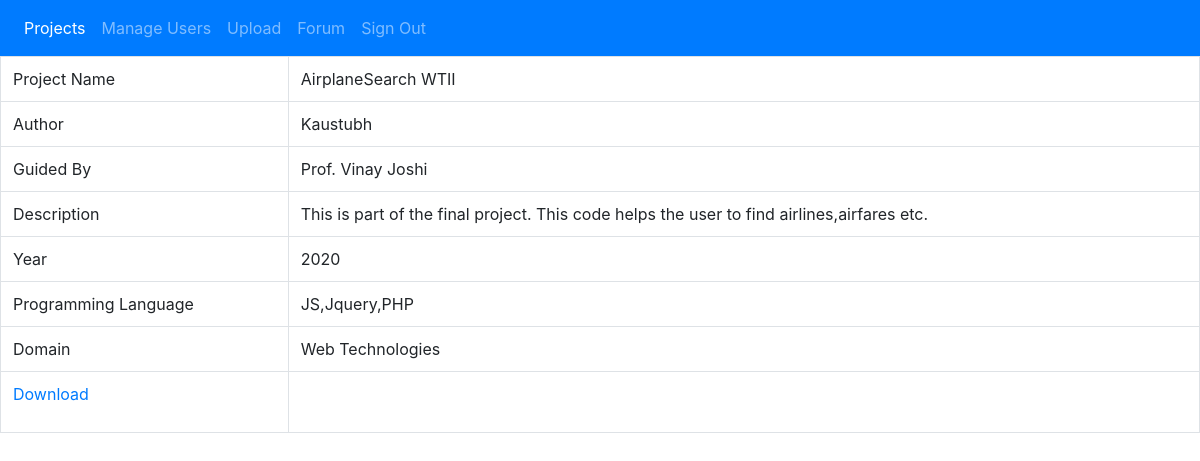
/admin/desc.php?id=25, run on the app's committed database.
### tables this page shows
CREATE TABLE `project` (
  `Name` varchar(255) NOT NULL,
  `id` int(255) NOT NULL,
  `author` varchar(50) NOT NULL,
  `guide` varchar(50) NOT NULL,
  `year` year(4) NOT NULL,
  `PL` varchar(20) NOT NULL,
  `domain` varchar(30) NOT NULL,
  `status` tinyint(1) NOT NULL,
  `review` int(1) NOT NULL,
  `description` varchar(300) DEFAULT NULL
);

### admin/desc.php (the view, shortened to what this page needs)
<html xmlns="http://www.w3.org/1999/xhtml">
<head>
<link rel="stylesheet" href="https://stackpath.bootstrapcdn.com/bootstrap/4.3.1/css/bootstrap.min.css">
<link rel="stylesheet" href="https://maxcdn.bootstrapcdn.com/font-awesome/4.7.0/css/font-awesome.min.css">
<link rel="stylesheet" href="c.css">
</head>
<body >
  <nav class="navbar navbar-expand-lg navbar navbar-dark bg-primary">
       <div class="collapse navbar-collapse" id="navbarCollapse2">
           <div class="navbar-nav">
               <a href="student_projects.php" class="nav-item nav-link active">Projects</a>
               <a href="manageuser.php" class="nav-item nav-link">Manage Users</a>
               <a href="#" class="nav-item nav-link">Upload</a>
               <a href="forum.php" class="nav-item nav-link">Forum</a>
               <a href="../logout.php" class="nav-item nav-link">Sign Out</a>
           </div>
       </div>
   </nav>
     <?php
     $id = $_GET['id'];
     $con=mysqli_connect("localhost","root","","projects");
     $result = mysqli_query($con,"SELECT * FROM project WHERE id=$id");
     $row = mysqli_fetch_array($result);
     echo "<table class=\"table table-bordered\" cellspacing=\"0\">";
     echo "<tr><td id=\"test_col1\">";
     echo "<span id=\"proj_name\">Project Name</span>";
     echo "</td><td id=\"test_col2\">";
     echo "<span id=\"proj_name_value\">".$row['Name']."</span>";
     echo "</td></tr>";
     echo "<tr><td id=\"test_col1\">";
     echo "<span id=\"proj_author\">Author</span>";
     echo "</td><td id=\"test_col2\">";
     echo "<span id=\"proj_author_value\">".$row['author']."</span>";
     echo "</td></tr>";
     echo "<tr><td id=\"test_col1\">";
     echo "<span id=\"proj_guide\">Guided By</span>";
     echo "</td><td id=\"test_col2\">";
     echo "<span id=\"proj_guide_value\">"."Prof. ".$row['guide']."</span>";
     echo "</td></tr>";
     echo "<tr><td id=\"test_col_abstract1\">";
     echo "<span id=\"proj_abstract\">Description</span>";
     echo "</td><td id=\"test_col_abstract2\">";
     echo "<span id=\"proj_abstract_value\">".$row['description']."</span>";
     echo "</td></tr>";
     echo "<tr><td id=\"test_col1\">";
     echo "<span id=\"proj_year\">Year</span>";
     echo "</td><td id=\"test_col2\">";
     echo "<span id=\"proj_year_value\">".$row['year']."</span>";
     echo "</td></tr>";
     echo "<tr><td id=\"test_col1\">";
     echo "<span id=\"proj_lang\">Programming Language</span>";
     echo "</td><td id=\"test_col2\">";
     echo "<span id=\"proj_lang_value\">".$row['PL']."</span>";
     echo "</td></tr>";
     echo "<tr><td id=\"test_col1\">";
     echo "<span id=\"proj_domain\">Domain</span>";
     echo "</td><td id=\"test_col2\">";
     echo "<span id=\"proj_domain_value\">".$row['domain']."</span>";
     echo "</td></tr>";
     $lol = "info".$id.".txt";
     echo "<tr><td id=\"test_col1\">";
     echo "<p><a href=\"download.php?file=" . urlencode($lol) . "\">Download</a></p>";
     echo "</td>";
     echo "</tr>";
     echo "</table>";
     echo "<br>";echo "<br>";
     ?>
 </body>
 </html>

### data on the page
project: Name "AirplaneSearch WTII", author "Kaustubh", guide "Vinay Joshi", description "This is part of the final project. This code helps the user to find airlines,airfares etc.", year "2020", PL "JS,Jquery,PHP", domain "Web Technologies"
